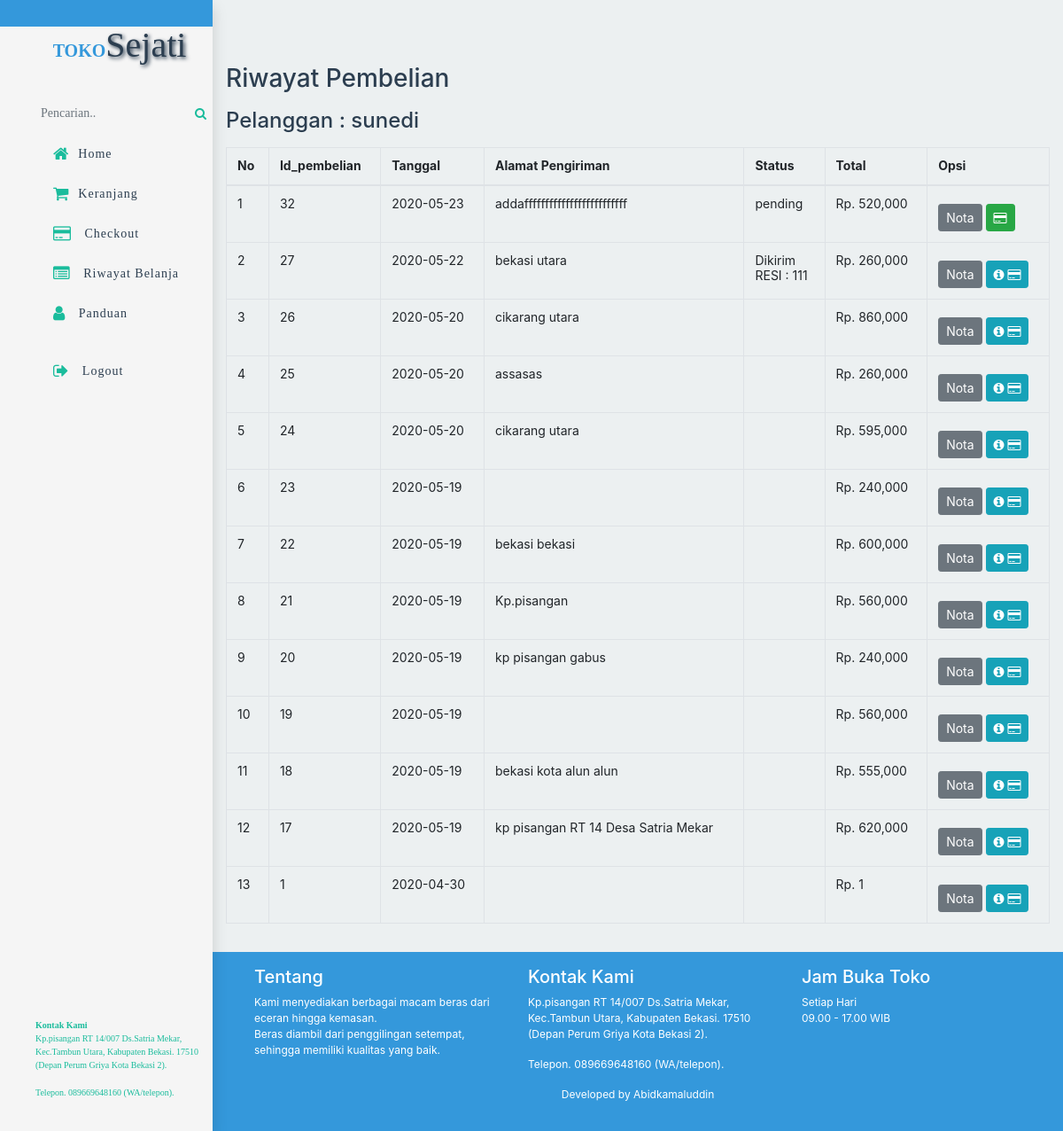
The page /riwayatbeli.php (signed in) on the database its author committed.
### tables this page shows
CREATE TABLE `pembelian` (
  `id_pembelian` int(5) NOT NULL,
  `id_pelanggan` int(5) NOT NULL,
  `id_ongkir` int(5) NOT NULL,
  `tanggal_pembelian` date NOT NULL,
  `total_pembelian` int(10) NOT NULL,
  `tarif` int(10) NOT NULL,
  `total_tarif` int(20) NOT NULL,
  `nama_kota` varchar(25) NOT NULL,
  `alamat_pengiriman` text NOT NULL,
  `catatan` text NOT NULL,
  `status_pembelian` varchar(25) NOT NULL DEFAULT 'pending',
  `resi_pengiriman` varchar(25) NOT NULL
);

### riwayatbeli.php (the view, shortened to what this page needs)
<?php
include 'koneksi.php';
?>
<!DOCTYPE html>
<html lang="en">
<head>
    <link rel="stylesheet" href="warna.css">
    <link rel="stylesheet" href="css/bootstrap.min.css">
    <link rel="stylesheet" href="http://maxcdn.bootstrapcdn.com/font-awesome/4.3.0/css/font-awesome.min.css">
</head>
<body>
    <div class="layout">
        <?php include 'menuside.php';   ?>
        <main class="layout_content">
            <div class="barang container mr-0 ">
                <div class="keranjang">
                    <h3 class="mt-5 pt-4 mb-3 heady">Riwayat Pembelian</h3>
                    <h4 class="mt-2 mb-3">Pelanggan : <?php echo $_SESSION["pelanggan"]['nama_pelanggan'];  ?><h4>
                    <div class="table-responsive">
                        <table class="table table-bordered ">
                            <thead>
                                <th>No</th>
                                <th>Id_pembelian</th>
                                <th>Tanggal</th>
                                <th>Alamat Pengiriman</th>
                                <th>Status</th>
                                <th>Total</th>
                                <th>Opsi</th>
                            </thead>
                            <tbody>
                                <?php
                                    $id_pelanggan = $_SESSION["pelanggan"]['id_pelanggan'];
                                    $ambil = $db->query("SELECT * FROM pembelian WHERE id_Pelanggan='$id_pelanggan' ORDER BY id_pembelian DESC");
                                    $i = 1;
                                    while($row = $ambil->fetch_assoc()) {
                                ?>
                                <tr>
                                    <td><?php echo $i; ?></td>
                                    <td><?php echo $row["id_pembelian"]; ?></td>
                                    <td><?php echo $row["tanggal_pembelian"]; ?></td>
                                    <td><?php echo $row["alamat_pengiriman"]; ?></td>
                                    <td><?php echo $row["status_pembelian"]; ?> <br>
                                    <?php if(!empty($row["resi_pengiriman"])): ?>
                                        RESI : <?php echo $row["resi_pengiriman"]; ?> <br>
                                    <?php endif  ?>
                                    </td>
                                    <td>Rp. <?php echo number_format($row["total_pembelian"]); ?></td>
                                    <td> <a href="nota.php?id=<?php echo $row["id_pembelian"];  ?>" class="btn btn-sm btn-secondary mt-2">Nota</a>
                                    <?php if($row["status_pembelian"]=="pending") :  ?>
                                     <a href="pembayaran.php?id=<?php echo $row["id_pembelian"];  ?>" class="btn btn-sm btn-success mt-2"><i class="fa fa-credit-card"></i></a>
                                    <?php elseif($row["status_pembelian"]=="Tidak Valid") :  ?>
                                     <a href="pembelian_invalid.php?id=<?php echo $row["id_pembelian"];  ?>" class="btn btn-sm btn-danger mt-2"><i class="fa fa-credit-card"></i></a>
                                    <?php else : ?>
                                        <a href="lihat_pembayaran.php?id=<?php echo $row["id_pembelian"]; ?>" class="btn btn-sm btn-info mt-2"> <i class="fa fa-info-circle"></i> <i class="fa fa-credit-card"></i></a>
                                    <?php endif ?>
                                    </td>
                                </tr>
                                    <?php $i++;  ?>
                                    <?php  }  ?>
                            </tbody>
                        </table>
                    </div>
                </div>
            </div>
            <?php include 'footer.php';  ?>
        </main>
    </div>
</body>
</html>

### warna.css (style rules this page uses)
*, *::before, *::after { box-sizing: border-box; }
html { background: #ecf0f1; scroll-behavior: smooth; }
body { font-family: 'Times New Roman', Times, serif; font-size: 1em; color: #2c3e50; }
a { text-decoration: none; color: inherit; }
.layout { display: flex; width: 100%; min-height: 100vh; background: whitesmoke; }
.layout_content { background: #ecf0f1; width: 100%; color: #2c3e50; }
.layout_content .barang { right: 0; }
.keranjang .table, table td, .admin { font-size: 14px; font-weight: normal; }
@media (min-width: 42em) { .layout_content { margin-left: 4em; } }
@media (min-width: 68em) { .layout_content { margin-left: 15em; } }

### rows shown on the page
pembelian: id_pembelian "32", tanggal_pembelian "2020-05-23", alamat_pengiriman "addafffffffffffffffffffffffff", status_pembelian "pending", total_pembelian "520,000"
pembelian: id_pembelian "27", tanggal_pembelian "2020-05-22", alamat_pengiriman "bekasi utara", status_pembelian "Dikirim", resi_pengiriman "111", total_pembelian "260,000"
pembelian: id_pembelian "26", tanggal_pembelian "2020-05-20", alamat_pengiriman "cikarang utara", total_pembelian "860,000"
pembelian: id_pembelian "25", tanggal_pembelian "2020-05-20", alamat_pengiriman "assasas", total_pembelian "260,000"
pembelian: id_pembelian "24", tanggal_pembelian "2020-05-20", alamat_pengiriman "cikarang utara", total_pembelian "595,000"
pembelian: id_pembelian "23", tanggal_pembelian "2020-05-19", total_pembelian "240,000"
pembelian: id_pembelian "22", tanggal_pembelian "2020-05-19", alamat_pengiriman "bekasi bekasi", total_pembelian "600,000"
pembelian: id_pembelian "21", tanggal_pembelian "2020-05-19", alamat_pengiriman "Kp.pisangan", total_pembelian "560,000"
pembelian: id_pembelian "20", tanggal_pembelian "2020-05-19", alamat_pengiriman "kp pisangan gabus", total_pembelian "240,000"
pembelian: id_pembelian "19", tanggal_pembelian "2020-05-19", total_pembelian "560,000"
pembelian: id_pembelian "18", tanggal_pembelian "2020-05-19", alamat_pengiriman "bekasi kota alun alun", total_pembelian "555,000"
pembelian: id_pembelian "17", tanggal_pembelian "2020-05-19", alamat_pengiriman "kp pisangan RT 14 Desa Satria Mekar", total_pembelian "620,000"
pembelian: id_pembelian "1", tanggal_pembelian "2020-04-30", total_pembelian "1"

### other values the page prints
$_SESSION["pelanggan"]['nama_pelanggan'] "sunedi"
